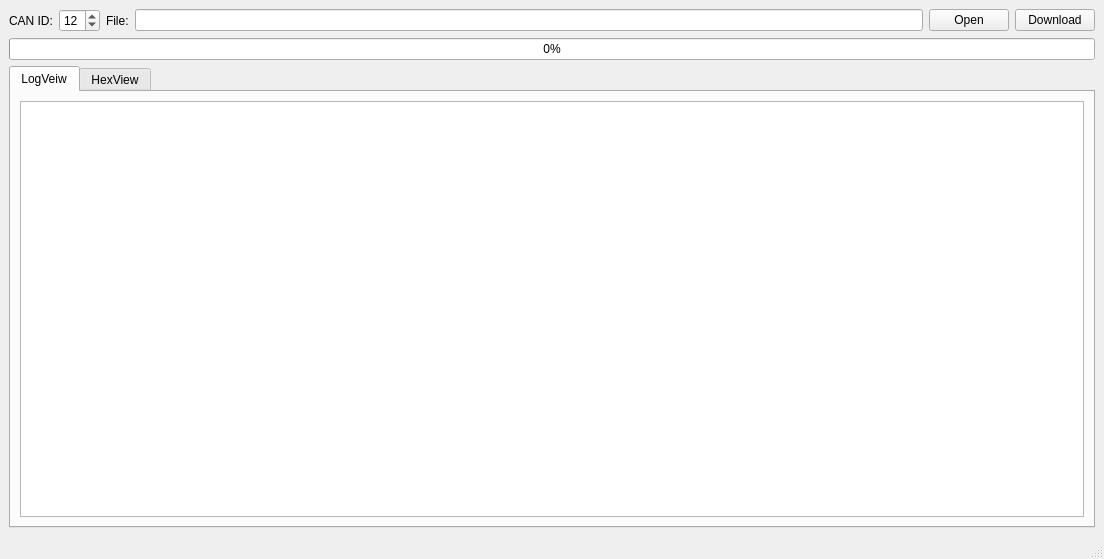
<?xml version="1.0" encoding="UTF-8"?>
<ui version="4.0">
 <class>MainWindow_Download</class>
 <widget class="QMainWindow" name="MainWindow_Download">
  <property name="geometry">
   <rect>
    <x>0</x>
    <y>0</y>
    <width>1104</width>
    <height>559</height>
   </rect>
  </property>
  <property name="windowTitle">
   <string>DownLoad</string>
  </property>
  <widget class="QWidget" name="centralwidget">
   <layout class="QVBoxLayout" name="verticalLayout" stretch="0,0,1">
    <item>
     <layout class="QHBoxLayout" name="horizontalLayout">
      <item>
       <widget class="QLabel" name="label_2">
        <property name="text">
         <string>CAN ID:</string>
        </property>
       </widget>
      </item>
      <item>
       <widget class="QSpinBox" name="spinBox_CanID">
        <property name="minimum">
         <number>1</number>
        </property>
        <property name="maximum">
         <number>32</number>
        </property>
        <property name="value">
         <number>12</number>
        </property>
       </widget>
      </item>
      <item>
       <widget class="QLabel" name="label">
        <property name="text">
         <string>File:</string>
        </property>
       </widget>
      </item>
      <item>
       <widget class="QLineEdit" name="lineEdit"/>
      </item>
      <item>
       <widget class="QPushButton" name="pushButton_Open">
        <property name="text">
         <string>Open</string>
        </property>
       </widget>
      </item>
      <item>
       <widget class="QPushButton" name="pushButton_Download">
        <property name="text">
         <string>Download</string>
        </property>
       </widget>
      </item>
     </layout>
    </item>
    <item>
     <widget class="QProgressBar" name="progressBar">
      <property name="value">
       <number>0</number>
      </property>
     </widget>
    </item>
    <item>
     <widget class="QTabWidget" name="tabWidget">
      <property name="currentIndex">
       <number>0</number>
      </property>
      <widget class="QWidget" name="tab">
       <attribute name="title">
        <string>LogVeiw</string>
       </attribute>
       <layout class="QVBoxLayout" name="verticalLayout_3">
        <item>
         <widget class="QTextBrowser" name="textBrowser_LogVeiw"/>
        </item>
       </layout>
      </widget>
      <widget class="QWidget" name="tab_2">
       <attribute name="title">
        <string>HexView</string>
       </attribute>
       <layout class="QVBoxLayout" name="verticalLayout_2">
        <item>
         <widget class="QTextEdit" name="textEdit_HexVeiw"/>
        </item>
       </layout>
      </widget>
     </widget>
    </item>
   </layout>
  </widget>
  <widget class="QMenuBar" name="menubar">
   <property name="geometry">
    <rect>
     <x>0</x>
     <y>0</y>
     <width>1104</width>
     <height>26</height>
    </rect>
   </property>
  </widget>
  <widget class="QStatusBar" name="statusbar"/>
 </widget>
 <resources/>
 <connections/>
</ui>
